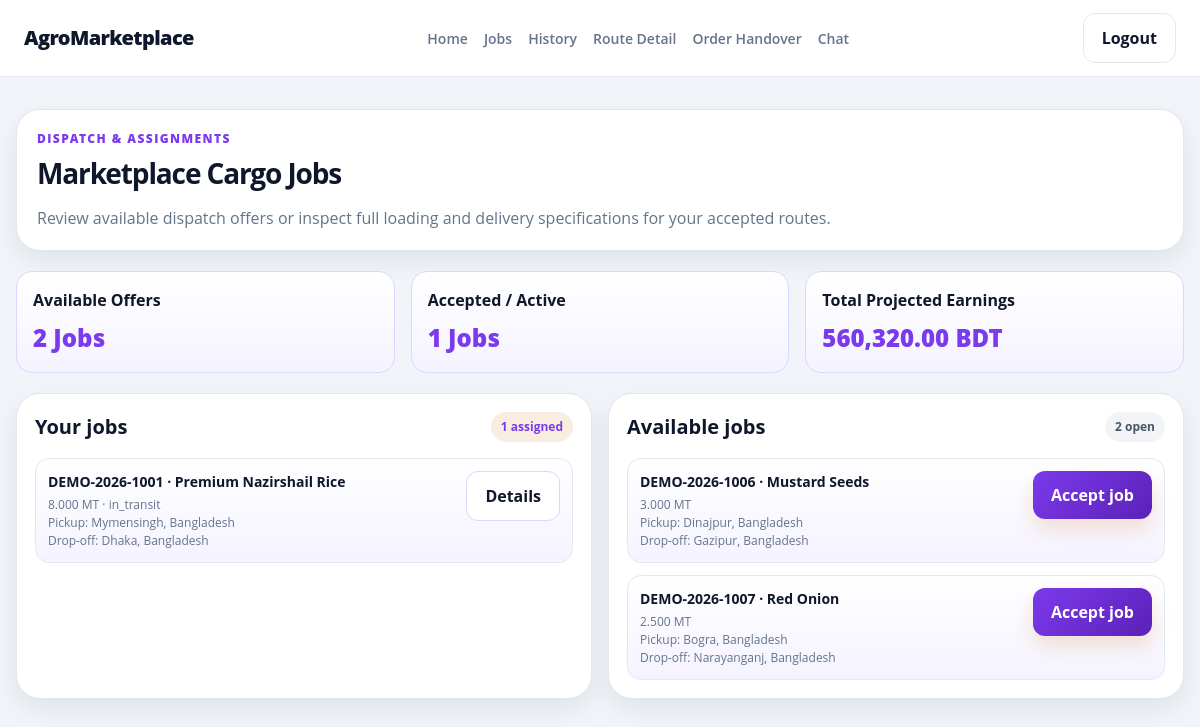
Page /delivery/jobs.php (signed in) on the committed database.
### tables this page shows
CREATE TABLE `delivery_jobs` (
  `id` bigint UNSIGNED NOT NULL,
  `order_id` bigint UNSIGNED NOT NULL,
  `delivery_user_id` bigint UNSIGNED DEFAULT NULL,
  `pickup_address` text,
  `dropoff_address` text,
  `status` enum('unassigned','assigned','accepted','picked_up','in_transit','delivered','failed','cancelled') NOT NULL DEFAULT 'unassigned',
  `commission_amount` decimal(14,2) NOT NULL DEFAULT '0.00',
  `pickup_otp_hash` varchar(255) DEFAULT NULL,
  `handover_otp_hash` varchar(255) DEFAULT NULL,
  `scheduled_at` datetime DEFAULT NULL,
  `picked_up_at` datetime DEFAULT NULL,
  `delivered_at` datetime DEFAULT NULL,
  `delivery_notes` text,
  `created_at` timestamp NOT NULL DEFAULT CURRENT_TIMESTAMP,
  `updated_at` timestamp NOT NULL DEFAULT CURRENT_TIMESTAMP ON UPDATE CURRENT_TIMESTAMP
);

CREATE TABLE `orders` (
  `id` bigint UNSIGNED NOT NULL,
  `order_number` varchar(40) NOT NULL,
  `buyer_id` bigint UNSIGNED NOT NULL,
  `farmer_id` bigint UNSIGNED NOT NULL,
  `listing_id` bigint UNSIGNED DEFAULT NULL,
  `accepted_bid_id` bigint UNSIGNED DEFAULT NULL,
  `quantity` decimal(14,3) NOT NULL,
  `quantity_unit` varchar(20) NOT NULL DEFAULT 'MT',
  `price_per_unit` decimal(14,2) NOT NULL,
  `subtotal` decimal(14,2) NOT NULL,
  `commission_amount` decimal(14,2) NOT NULL DEFAULT '0.00',
  `total_amount` decimal(14,2) NOT NULL,
  `currency` char(3) NOT NULL DEFAULT 'BDT',
  `status` enum('pending','confirmed','processing','ready_for_pickup','in_transit','delivered','completed','cancelled','disputed') NOT NULL DEFAULT 'pending',
  `payment_status` enum('unpaid','pending','escrowed','partially_refunded','refunded','released') NOT NULL DEFAULT 'unpaid',
  `expected_delivery_at` datetime DEFAULT NULL,
  `created_at` timestamp NOT NULL DEFAULT CURRENT_TIMESTAMP,
  `updated_at` timestamp NOT NULL DEFAULT CURRENT_TIMESTAMP ON UPDATE CURRENT_TIMESTAMP
);

CREATE TABLE `listings` (
  `id` bigint UNSIGNED NOT NULL,
  `farmer_id` bigint UNSIGNED NOT NULL,
  `inventory_item_id` bigint UNSIGNED DEFAULT NULL,
  `category_id` bigint UNSIGNED DEFAULT NULL,
  `title` varchar(180) NOT NULL,
  `image_path` varchar(500) DEFAULT NULL,
  `description` text,
  `quantity_available` decimal(14,3) NOT NULL,
  `quantity_unit` varchar(20) NOT NULL DEFAULT 'MT',
  `price_per_unit` decimal(14,2) NOT NULL,
  `currency` char(3) NOT NULL DEFAULT 'BDT',
  `harvest_date` date DEFAULT NULL,
  `quality_label` varchar(180) DEFAULT NULL,
  `delivery_notes` text,
  `status` enum('draft','active','paused','sold','archived') NOT NULL DEFAULT 'draft',
  `closes_at` datetime DEFAULT NULL,
  `created_at` timestamp NOT NULL DEFAULT CURRENT_TIMESTAMP,
  `updated_at` timestamp NOT NULL DEFAULT CURRENT_TIMESTAMP ON UPDATE CURRENT_TIMESTAMP
);

### database/app.php (called while the page is built, shortened)
<?php
require_once __DIR__ . '/connection.php';
function app_db(): PDO
{
    $connection = Database::getInstance()->getConnection();
    return $connection;
}
function app_database(): Database
{
    return Database::getInstance();
}
function escape_html(?string $value): string
{
    return htmlspecialchars($value ?? '', ENT_QUOTES, 'UTF-8');
}
function current_user(): ?array
{
    $user = app_database()->getUserInfo((int) $_SESSION['user_id']);
    return $user;
}
function require_role(array $roles): array
{
    $user = current_user();
    return $user;
}

### database/connection.php (called while the page is built, shortened)
<?php
class Database
{
    private static ?Database $instance = null;
    private ?PDO $conn = null;
    private function __construct()
    {
        $host = 'localhost';
        $port = '3306';
        $user = 'root';
        $pass = 'root';
        $database = 'agromarketplace';
        $charset = "utf8mb4";
        $dsn = "mysql:host=$host;port=$port;dbname=$database;charset=$charset";
        try {
            $this->conn = new PDO($dsn, $user, $pass, [
                PDO::ATTR_ERRMODE            => PDO::ERRMODE_EXCEPTION,
                PDO::ATTR_DEFAULT_FETCH_MODE => PDO::FETCH_ASSOC,
                PDO::ATTR_EMULATE_PREPARES   => false,
            ]);
        } catch (PDOException $e) {
            $this->conn = null;
            error_log("Database connection failed: " . $e->getMessage());
        }
    }
    public static function getInstance(): Database
    {
        if (self::$instance === null) {
            self::$instance = new Database();
        }
        return self::$instance;
    }
    public function getUserInfo(int $userId): ?array
    {
        $statement = $this->conn->prepare(
            'SELECT id, role, username, email, fullname, vehicle_capacity, vehicle_license_plate FROM users WHERE id = ? AND account_status = ?'
        );
        $statement->execute([$userId, 'active']);
        $user = $statement->fetch();
        return $user ?: null;
    }
    public function getDeliveryJobs(int $deliveryUserId): array
    {
        $availableJobs = $this->conn->query(
            "SELECT d.id, d.status, d.pickup_address, d.dropoff_address, o.order_number,
                    o.quantity, o.quantity_unit, o.total_amount, o.currency, l.title,
                    farmer.fullname AS farmer_name, buyer.fullname AS buyer_name
             FROM delivery_jobs d JOIN orders o ON o.id = d.order_id
             LEFT JOIN listings l ON l.id = o.listing_id
             JOIN users farmer ON farmer.id = o.farmer_id
             JOIN users buyer ON buyer.id = o.buyer_id
             WHERE d.status = 'unassigned' AND d.delivery_user_id IS NULL ORDER BY d.created_at"
        )->fetchAll();
        $statement = $this->conn->prepare(
            "SELECT d.id, d.status, d.pickup_address, d.dropoff_address, o.order_number,
                    o.quantity, o.quantity_unit, o.total_amount, l.title
             FROM delivery_jobs d JOIN orders o ON o.id = d.order_id
             LEFT JOIN listings l ON l.id = o.listing_id
             WHERE d.delivery_user_id = ? AND d.status IN ('assigned', 'accepted', 'picked_up', 'in_transit')
             ORDER BY d.created_at DESC"
        );
        $statement->execute([$deliveryUserId]);
        return ['available' => $availableJobs, 'assigned' => $statement->fetchAll()];
    }
}

### delivery/jobs.php (the view, shortened to what this page needs)
<?php
require_once __DIR__ . '/../database/app.php';
$user = require_role(['delivery']);
$database = app_database();
$jobLists = $database->getDeliveryJobs((int) $user['id']);
$availableJobs = $jobLists['available'];
$myJobs = $jobLists['assigned'];
?>
<!doctype html>
<html lang="en">
<head>
  <link rel="stylesheet" href="../colors.css">
  <link rel="stylesheet" href="../header.css">
  <link rel="stylesheet" href="delivery.css">
</head>
<body class="theme-delivery">
  <header class="site-header">
    <div class="site-header-inner">
      <a class="brand" href="../index.php">AgroMarketplace</a>
      <nav class="nav" aria-label="Delivery navigation">
        <a class="nav-link" href="index.php">Home</a>
        <a class="nav-link active" href="jobs.php">Jobs</a>
          <a class="nav-link" href="history.php">History</a>
        <a class="nav-link" href="route-detail.php">Route Detail</a>
        <a class="nav-link" href="hand-over.php">Order Handover</a>
        <a class="nav-link" href="chat.php">Chat</a>
      </nav>
      <div class="site-header-actions">
        <a class="btn btn-ghost" href="../auth/logout.php">Logout</a>
      </div>
    </div>
  </header>
  <main class="page-shell">
    <section class="content-area">
      <section class="panel">
        <div class="page-head">
          <div>
            <p class="eyebrow">Dispatch & Assignments</p>
            <h1 class="page-title">Marketplace Cargo Jobs</h1>
          </div>
        </div>
        <p class="meta-text">Review available dispatch offers or inspect full loading and delivery specifications for your accepted routes.</p>
      </section>
      <section class="stats-grid">
        <div class="stat-card">
          <h3>Available Offers</h3>
          <p class="stat-value"><?= count($availableJobs) ?> Jobs</p>
        </div>
        <div class="stat-card">
          <h3>Accepted / Active</h3>
          <p class="stat-value"><?= count($myJobs) ?> Jobs</p>
        </div>
        <div class="stat-card">
          <h3>Total Projected Earnings</h3>
          <p class="stat-value"><?= number_format(array_sum(array_map(static fn ($job) => (float) $job['total_amount'], $myJobs)), 2) ?> BDT</p>
        </div>
      </section>
      <section class="content-grid">
        <article class="context-card">
          <div class="section-header"><h2>Your jobs</h2><span class="pill pill-success"><?= count($myJobs) ?> assigned</span></div>
          <ul class="context-list">
            <?php foreach ($myJobs as $job): ?>
              <li class="context-item">
                <div><strong><?= escape_html($job['order_number']) ?> · <?= escape_html($job['title'] ?? 'Produce') ?></strong><small><?= number_format((float) $job['quantity'], 3) ?> <?= escape_html($job['quantity_unit']) ?> · <?= escape_html($job['status']) ?><br>Pickup: <?= escape_html($job['pickup_address']) ?><br>Drop-off: <?= escape_html($job['dropoff_address']) ?></small></div>
                <a class="button button-secondary" href="job-detail.php?job=<?= (int) $job['id'] ?>">Details</a>
              </li>
            <?php endforeach; ?>
          </ul>
        </article>
        <article class="context-card">
          <div class="section-header"><h2>Available jobs</h2><span class="pill pill-muted"><?= count($availableJobs) ?> open</span></div>
          <ul class="context-list">
            <?php foreach ($availableJobs as $job): ?>
              <li class="context-item">
                <div><strong><?= escape_html($job['order_number']) ?> · <?= escape_html($job['title'] ?? 'Produce') ?></strong><small><?= number_format((float) $job['quantity'], 3) ?> <?= escape_html($job['quantity_unit']) ?><br>Pickup: <?= escape_html($job['pickup_address']) ?><br>Drop-off: <?= escape_html($job['dropoff_address']) ?></small></div>
                <form method="post" action="jobs.php">
                  <button class="button button-primary" type="submit">Accept job</button>
                </form>
              </li>
            <?php endforeach; ?>
          </ul>
        </article>
      </section>
    </section>
  </main>
</body>
</html>

### colors.css (style rules this page uses)
:root { --color-buyer-primary: #f97316; --color-buyer-dark: #c2410c; --color-buyer-light-bg: #fff7ed; --color-buyer-border: #fed7aa; --color-farmer-primary: #16a34a; --color-farmer-dark: #166534; --color-farmer-light-bg: #f0fdf4; --color-farmer-border: #bbf7d0; --color-admin-primary: #dc2626; --color-admin-dark: #991b1b; --color-admin-light-bg: #fef2f2; --color-admin-border: #fecaca; --color-delivery-primary: #7c3aed; --color-delivery-dark: #5b21b6; --color-delivery-light-bg: #f5f3ff; --color-delivery-border: #ddd6fe; --color-background: #f8fafc; --color-page-bg: #f1f5f9; --color-card-bg: #ffffff; --color-sidebar-bg: #f8fafc; --color-text: #0f172a; --color-text-soft: #475569; --color-muted: #64748b; --color-border: #e2e8f0; --color-border-strong: #cbd5e1; --color-white: #ffffff; --color-success: #16a34a; --color-warning: #f59e0b; --color-danger: #dc2626; --color-shadow: transparent; --outer-shadow: rgba(15, 23, 42, 0.08); --container-xl: 1200px; --container-lg: 1080px; --radius-sm: 10px; --radius-md: 16px; --radius-lg: 24px; --radius-xl: 32px; --space-1: 4px; --space-2: 8px; --space-3: 12px; --space-4: 16px; --space-5: 20px; --space-6: 24px; --space-8: 32px; --space-10: 40px; --space-12: 48px; --space-16: 64px; }
html { font-family: "Open Sans", sans-serif; }
* { box-sizing:border-box }
body { margin:0;background:var(--color-page-bg);color:var(--color-text);line-height:1.5 }
a { color:inherit }
button, input, select { font: inherit; }
body.theme-delivery { --color-brand: var(--color-delivery-primary); --color-brand-soft: var(--color-delivery-light-bg); --color-brand-border: var(--color-delivery-border); }

### header.css (style rules this page uses)
.site-header { position: sticky; top: 0; z-index: 10; background: rgba(255, 255, 255, 0.94); backdrop-filter: blur(10px); border-bottom: 1px solid var(--color-border); }
.site-header-inner { max-width: var(--container-xl); min-height: var(--header-height, 76px); margin: 0 auto; padding: 0 24px; display: flex; align-items: center; justify-content: space-between; gap: 16px; }
.brand { text-decoration: none; color: var(--color-text); font-size: 20px; font-weight: 800; letter-spacing: -0.03em; }
.nav { display: flex; align-items: center; gap: 16px; flex-wrap: wrap; }
.nav-link { color: var(--color-muted); text-decoration: none; font-size: 14px; font-weight: 600; transition: color 0.2s ease; }
.site-header-actions { display: flex; align-items: center; gap: 12px; }

### rows in the picture
delivery_jobs: order.total_amount "560,320.00", order.order_number "DEMO-2026-1001", listings.title "Premium Nazirshail Rice", order.quantity "8.000", order.quantity_unit "MT", status "in_transit", pickup_address "Mymensingh, Bangladesh", dropoff_address "Dhaka, Bangladesh"
delivery_jobs: order.order_number "DEMO-2026-1006", listings.title "Mustard Seeds", order.quantity "3.000", order.quantity_unit "MT", pickup_address "Dinajpur, Bangladesh", dropoff_address "Gazipur, Bangladesh"
delivery_jobs: order.order_number "DEMO-2026-1007", listings.title "Red Onion", order.quantity "2.500", order.quantity_unit "MT", pickup_address "Bogra, Bangladesh", dropoff_address "Narayanganj, Bangladesh"

### other values in the picture
count($availableJobs) "2"
count($myJobs) "1"
